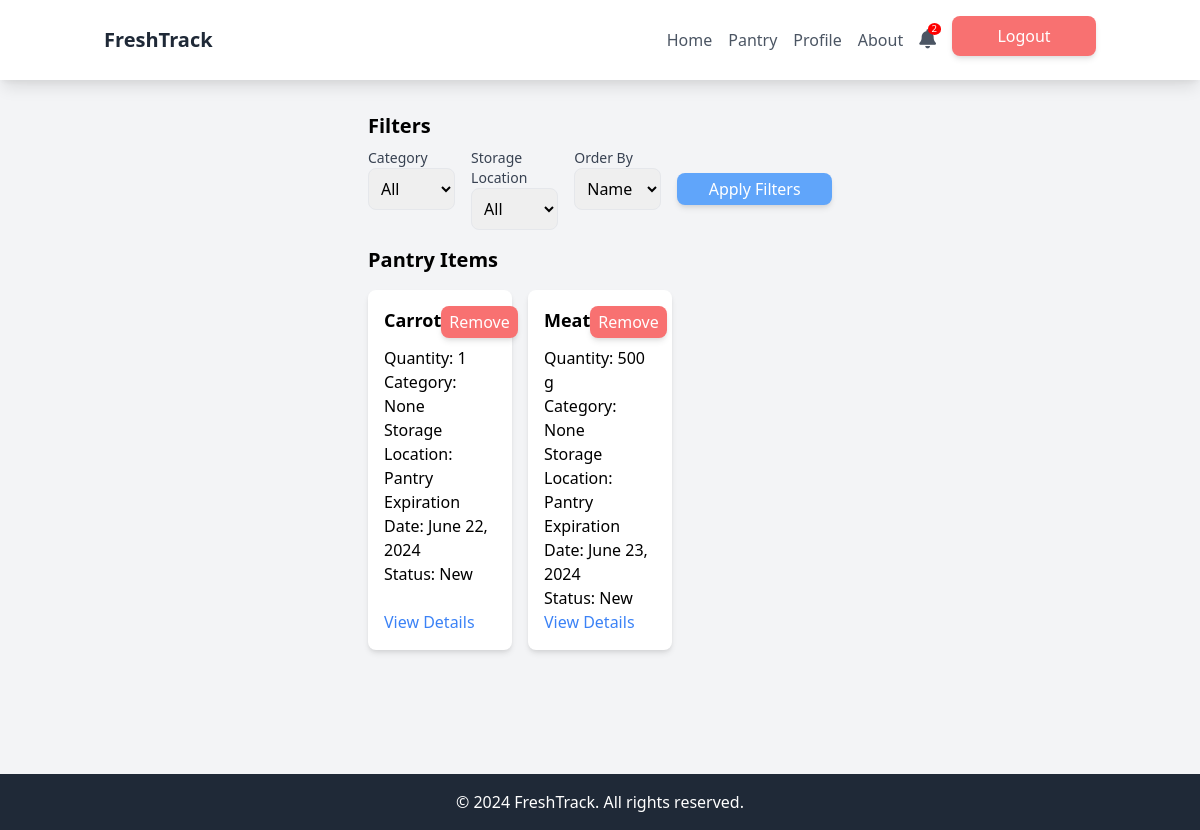
/pantry/ (signed in), run on an earlier commit of the app's database.
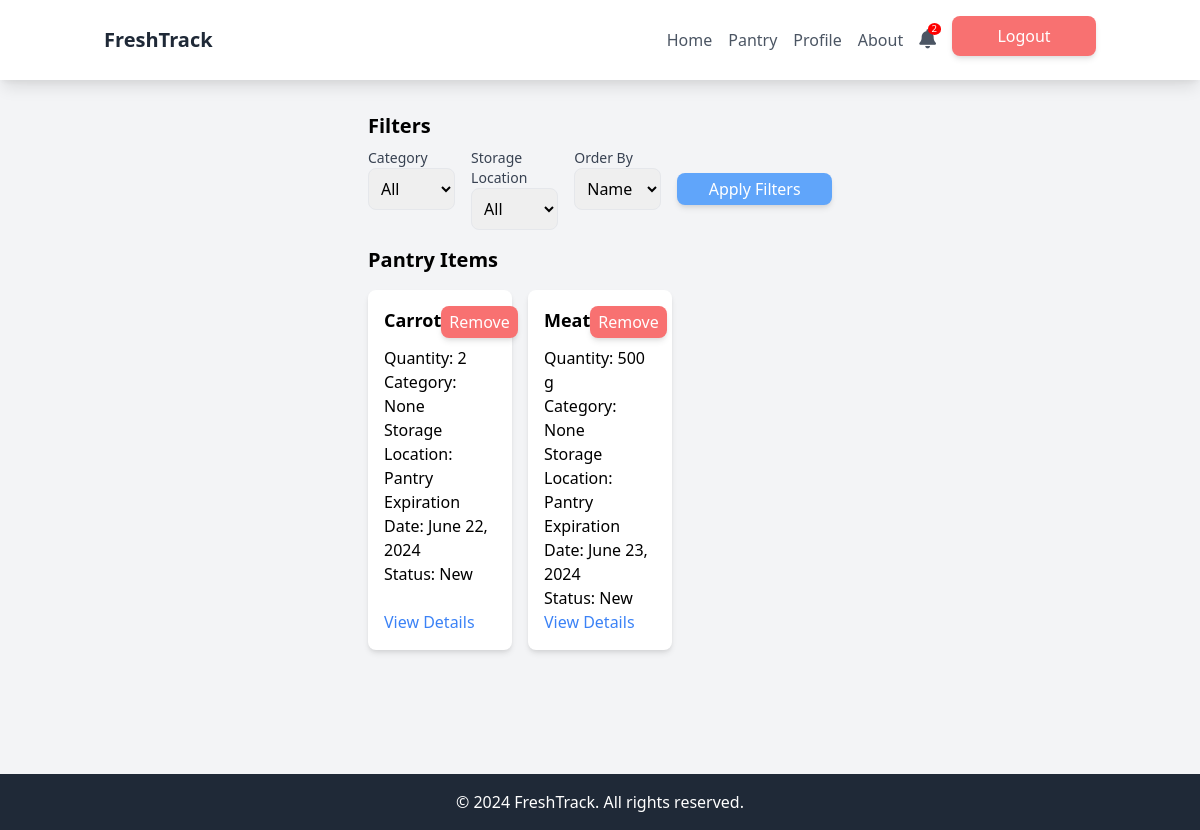
And on a later commit of the database.
### freshtrack/models.py (models this page shows, shortened)
class Product(models.Model):
    UNIT_CHOICES = [
        ('L', 'Litri'),
        ('g', 'Grammi'),
        ('u', 'Unità'),
    ]
    STATUS_CHOICES = [
        ('New', 'New'),
        ('Opened', 'Opened'),
    ]
    id = models.AutoField(primary_key=True)  # Campo AutoField per l'ID univoco
    user = models.ForeignKey(User, on_delete=models.CASCADE)
    name = models.CharField(max_length=100)
    quantity = models.PositiveIntegerField()
    unit_of_measure = models.CharField(max_length=1, choices=UNIT_CHOICES)
    expiration_date = models.DateField(blank=True, null=True, default=None)
    insertion_date = models.DateTimeField(auto_now_add=True)
    category = models.CharField(max_length=100, blank=True, null=True)
    notes = models.TextField(blank=True, null=True)
    status = models.CharField(max_length=100, choices=STATUS_CHOICES)
    storage_location = models.CharField(max_length=100, blank=True, null=True)
    always_in_stock = models.BooleanField(default=False)

### freshtrack/views/pantry_views.py (the view)
# urls.py: path('pantry/', pantry, name='pantry'),
@login_required
def pantry(request):
    user = request.user
    pantry_items = Product.objects.filter(user=user)
    categories = pantry_items.values_list('category', flat=True).distinct()
    storage_locations = ["Pantry", "Fridge", "Freezer", "Spices", "Beverages", "Other"]
    category_filter = request.GET.get('category')
    storage_location_filter = request.GET.get('storage_location')
    order_by = request.GET.get('order_by', 'name_asc')
    if category_filter:
        pantry_items = pantry_items.filter(category=category_filter)
    if storage_location_filter:
        pantry_items = pantry_items.filter(storage_location=storage_location_filter)
    if order_by == 'name_asc':
        pantry_items = pantry_items.order_by('name')
    elif order_by == 'name_desc':
        pantry_items = pantry_items.order_by('-name')
    elif order_by == 'expiration_date_asc':
        pantry_items = pantry_items.order_by('expiration_date')
    elif order_by == 'expiration_date_desc':
        pantry_items = pantry_items.order_by('-expiration_date')
    return render(request, 'pantry.html', {
        'pantry_items': pantry_items,
        'categories': categories,
        'storage_locations': storage_locations,
        'selected_category': category_filter,  # Passa il valore selezionato per il filtro categoria
        'selected_storage_location': storage_location_filter,  # Passa il valore selezionato per il filtro di posizione di archiviazione
        'order_by': order_by,  # Passa il criterio di ordinamento selezionato
    })

### freshtrack/context_processors.py (called while the page is built)
def notifications_count(request):
    if request.user.is_authenticated:
        count = Notification.objects.filter(user=request.user, is_read=False).count()
    else:
        count = 0
    return {
        'notifications_count': count
    }

### frontend/templates/pantry.html (shortened to what this page needs)
{% extends 'commonNAVaccount.html' %}
{% block content %}
<div class="flex-1 px-4 py-8 mx-auto w-full md:w-1/2 mt-20">
    <div class="mb-4">
        <h2 class="text-xl font-bold mb-2">Filters</h2>
        <form action="{% url 'pantry' %}" method="get">
            <div class="flex flex-wrap space-y-4 md:space-y-0 md:flex-nowrap md:space-x-4">
                <div class="w-full md:w-1/3">
                    <label for="category" class="block text-sm font-medium text-gray-700">Category</label>
                    <select name="category" id="category" class="p-2 border rounded-lg w-full">
                        <option value="">All</option>
                    </select>
                </div>
                <div class="w-full md:w-1/3">
                    <label for="storage_location" class="block text-sm font-medium text-gray-700">Storage Location</label>
                    <select name="storage_location" id="storage_location" class="p-2 border rounded-lg w-full">
                        <option value="">All</option>
                    </select>
                </div>
                <div class="w-full md:w-1/3">
                    <label for="order_by" class="block text-sm font-medium text-gray-700">Order By</label>
                    <select name="order_by" id="order_by" class="p-2 border rounded-lg w-full">
                        <option value="name_asc" {% if order_by == 'name_asc' %} selected {% endif %}>Name (A-Z)</option>
                    </select>
                </div>
                <div class="w-full flex items-center justify-center md:w-1/3">
                    <button type="submit" class="bg-blue-400 text-white py-1 px-2 rounded-lg shadow-md hover:bg-blue-500 transition duration-300 block md:inline-block w-40 text-center flex justify-center items-center">Apply Filters</button>
                </div>
            </div>
        </form>
    </div>
    <div class="mb-8">
        <h2 class="text-xl font-bold mb-4">Pantry Items</h2>
        <div class="grid grid-cols-1 sm:grid-cols-2 md:grid-cols-3 gap-4">
            {% for item in pantry_items %}
                <div class="bg-white rounded-lg shadow-md p-4 flex flex-col">
                    <div class="flex justify-between items-start mb-2">
                        <h3 class="text-lg font-semibold">{{ item.name }}</h3>
                        <form action="{% url 'remove_from_pantry_page' item.id %}" method="post">
                            <button type="submit" class="bg-red-400 text-white py-1 px-2 rounded-lg shadow-md hover:bg-red-500 transition duration-300 w-18 text-center self-start">Remove</button>
                        </form>
                    </div>
                    <p>Quantity: {{ item.quantity }} {% if item.unit_of_measure != 'u' %}{{ item.unit_of_measure }}{% endif %}</p>
                    <p>Category: {{ item.category }}</p>
                    <p>Storage Location: {{ item.storage_location }}</p>
                    <p>Expiration Date: {{ item.expiration_date }}</p>
                    <p>Status: {{ item.status }}</p>
                    <a href="{% url 'pantry_product_detail' item.id %}" class="text-blue-500 hover:underline mt-auto">View Details</a>
                </div>
            {% endfor %}
        </div>
    </div>
</div>
{% endblock %}

What changed in the data, as far as the page shows it:
changed Product "Carrot": quantity "1" → "2"
